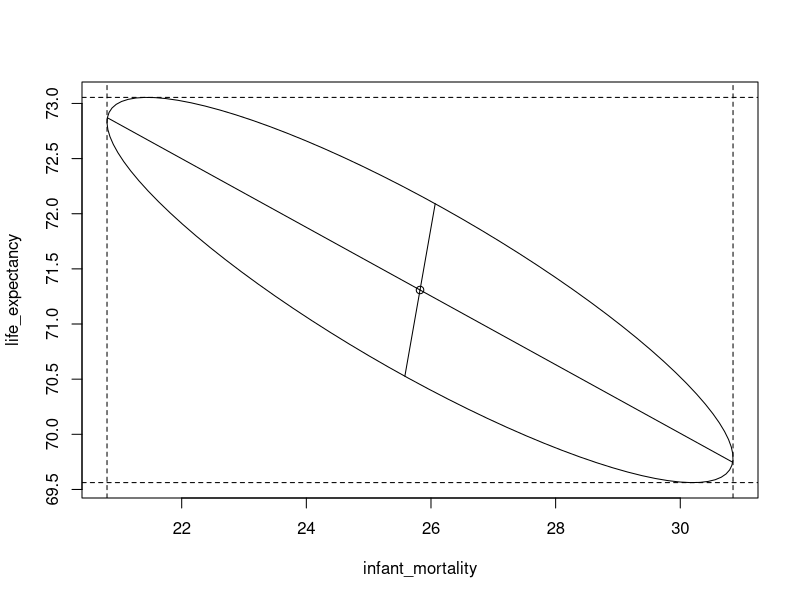
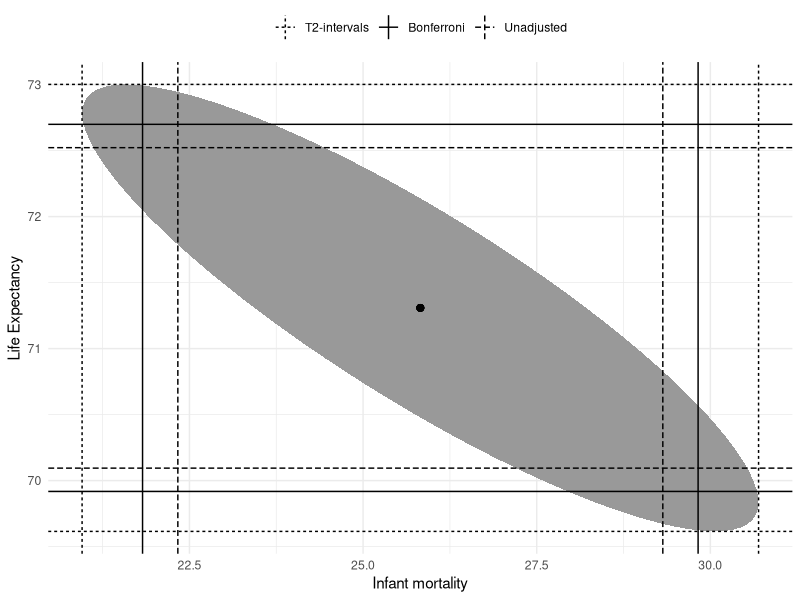
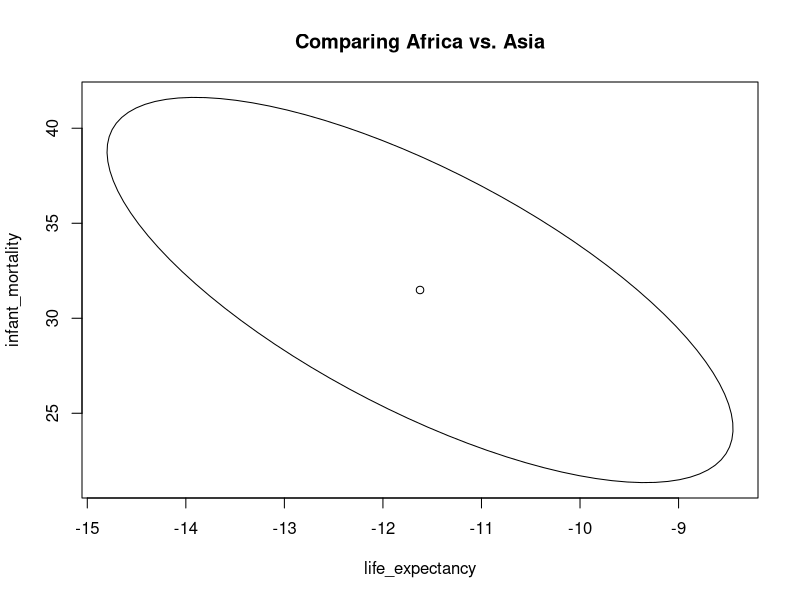
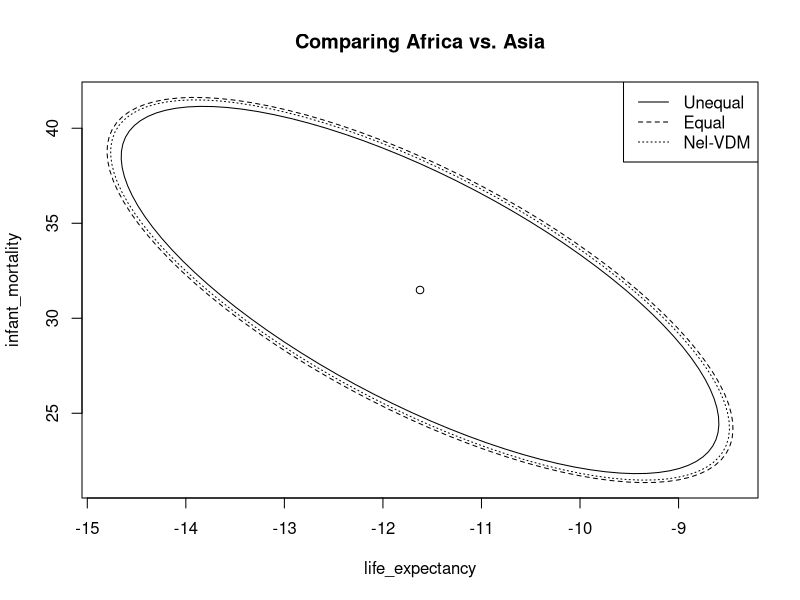

Here is the R script that generated these plots, in order:
## ---- chunk 1
knitr::opts_chunk$set(cache=TRUE)
## ---- chunk 2
library(dslabs)
library(tidyverse)

dataset <- filter(gapminder, year == 2012, 
                  !is.na(infant_mortality))

dataset <- dataset[,c("infant_mortality",
                      "life_expectancy",
                      "fertility")]
dataset <- as.matrix(dataset)
## ---- chunk 3
dim(dataset)
## ---- chunk 4
# Assume we know Sigma
Sigma <- matrix(c(555, -170, 30, -170, 65, -10, 
                  30, -10, 2), ncol = 3)

mu_hat <- colMeans(dataset) 
mu_hat
## ---- chunk 5
# Test mu = mu_0
mu_0 <- c(25, 50, 3)
test_statistic <- nrow(dataset) * t(mu_hat - mu_0) %*% 
  solve(Sigma) %*% (mu_hat - mu_0)

c(drop(test_statistic), qchisq(0.95, df = 3))

drop(test_statistic) > qchisq(0.95, df = 3)
## ---- chunk 6
n <- nrow(dataset); p <- ncol(dataset)

# Test mu = mu_0
mu_0 <- c(25, 50, 3)
test_statistic <- n * t(mu_hat - mu_0) %*% 
  solve(cov(dataset)) %*% (mu_hat - mu_0)

critical_val <- (n - 1)*p*qf(0.95, df1 = p,
                             df2 = n - p)/(n-p)
## ---- chunk 7
c(drop(test_statistic), critical_val)

drop(test_statistic) > critical_val
## ---- chunk 8
n <- nrow(dataset); p <- ncol(dataset)

# Test mu = mu_0
mu_0 <- c(25, 50, 3)
test_statistic <- n * t(mu_hat - mu_0) %*% 
  solve(cov(dataset)) %*% (mu_hat - mu_0)

critical_val <- (n - 1)*p*qf(0.95, df1 = p,
                             df2 = n - p)/(n-p)
sample_cov <- diag(cov(dataset))

cbind(mu_hat - sqrt(critical_val*
                      sample_cov/n),
      mu_hat + sqrt(critical_val*
                      sample_cov/n))
## ---- chunk 9
U <- matrix(c(1, 0, 0,
              0, 1, 0), 
            ncol = 2)
R <- n*solve(t(U) %*% cov(dataset) %*% U)
transf <- chol(R)
## ---- chunk 10
# First create a circle of radius c
theta_vect <- seq(0, 2*pi, length.out = 100)
circle <- sqrt(critical_val) * cbind(cos(theta_vect), sin(theta_vect))
# Then turn into ellipse
ellipse <- circle %*% t(solve(transf)) + 
  matrix(mu_hat[1:2], ncol = 2, 
         nrow = nrow(circle), 
         byrow = TRUE)
## ---- chunk 11
# Eigendecomposition
decomp <- eigen(t(U) %*% cov(dataset) %*% U)
first <- sqrt(decomp$values[1]) *
  decomp$vectors[,1] * sqrt(critical_val)
second <- sqrt(decomp$values[2]) * 
  decomp$vectors[,2] * sqrt(critical_val)
## ---- chunk 12
plot(ellipse, type = 'l',
     xlab = colnames(dataset)[1],
     ylab = colnames(dataset)[2])
lines(x = c(0 + mu_hat[1], first[1]/sqrt(n) + mu_hat[1]),
      y = c(0 + mu_hat[2], first[2]/sqrt(n) + mu_hat[2]))
lines(x = c(0 + mu_hat[1], -first[1]/sqrt(n) + mu_hat[1]),
      y = c(0 + mu_hat[2], -first[2]/sqrt(n) + mu_hat[2]))
lines(x = c(0 + mu_hat[1], second[1]/sqrt(n) + mu_hat[1]),
      y = c(0 + mu_hat[2], second[2]/sqrt(n) + mu_hat[2]))
lines(x = c(0 + mu_hat[1], -second[1]/sqrt(n) + mu_hat[1]),
      y = c(0 + mu_hat[2], -second[2]/sqrt(n) + mu_hat[2]))
points(x = mu_hat[1],
       y = mu_hat[2])

# Add 1d projections
axis_proj <- cbind(mu_hat - sqrt(critical_val*
                                   sample_cov/n),
                   mu_hat + sqrt(critical_val*
                                   sample_cov/n))
abline(v = axis_proj[1,], lty = 2)
abline(h = axis_proj[2,], lty = 2)
## ---- chunk 13
# Let's focus on only two variables
dataset <- dataset[,c("infant_mortality",
                      "life_expectancy")]

n <- nrow(dataset); p <- ncol(dataset)
## ---- chunk 14
alpha <- 0.05
mu_hat <- colMeans(dataset) 
sample_cov <- diag(cov(dataset))

# Simultaneous CIs
critical_val <- (n - 1)*p*qf(1-0.5*alpha, df1 = p,
                             df2 = n - p)/(n-p)

simul_ci <- cbind(mu_hat - sqrt(critical_val*
                                  sample_cov/n),
                  mu_hat + sqrt(critical_val*
                                  sample_cov/n))
## ---- chunk 15
# Univariate without correction
univ_ci <- cbind(mu_hat - qt(1-0.5*alpha, n - 1) *
                   sqrt(sample_cov/n),
                 mu_hat + qt(1-0.5*alpha, n - 1) *
                   sqrt(sample_cov/n))
## ---- chunk 16
# Bonferroni adjustment
bonf_ci <- cbind(mu_hat - qt(1-0.5*alpha/p, n - 1) *
                   sqrt(sample_cov/n),
                 mu_hat + qt(1-0.5*alpha/p, n - 1) *
                   sqrt(sample_cov/n))
## ---- chunk 17
simul_ci
univ_ci
bonf_ci
## ---- chunk 18
transf_mat <- solve(chol(solve(cov(dataset)/n)))
# First create a circle of radius c
theta_vect <- seq(0, 2*pi, length.out = 100)
circle <- sqrt(critical_val) * cbind(cos(theta_vect), sin(theta_vect))
ellipse1 <- circle %*% t(transf_mat)
ellipse2 <- t(apply(ellipse1, 1, function(row) row + mu_hat))
colnames(ellipse2) <- c("X", "Y")

data_ellipse <- data.frame(ellipse2)

bind_rows(
  data.frame(t(simul_ci)) %>% mutate(type = 'T2-intervals'),
  data.frame(t(univ_ci)) %>% mutate(type = 'Unadjusted'),
  data.frame(t(bonf_ci)) %>% mutate(type = 'Bonferroni')
  ) %>% 
  ggplot() +
  geom_polygon(data = data_ellipse,
               aes(X, Y),
               fill = 'grey60')+
  geom_vline(aes(xintercept = infant_mortality,
                 linetype = type)) +
  geom_hline(aes(yintercept = life_expectancy,
                 linetype = type)) +
  theme_minimal() +
  geom_point(x = mu_hat[1],
             y = mu_hat[2],
             size = 2) +
  xlab("Infant mortality") +
  ylab("Life Expectancy") +
  theme(legend.position = "top",
        legend.title=element_blank()) +
  scale_linetype_discrete(breaks = c('T2-intervals',
                                     'Bonferroni',
                                     'Unadjusted'))
## ---- chunk 19
dataset1 <- gapminder %>% 
  filter(year == 2012, 
         continent == "Africa",
         !is.na(infant_mortality)) %>% 
  select(life_expectancy, infant_mortality) %>% 
  as.matrix()
dim(dataset1)

dataset2 <- gapminder %>% 
  filter(year == 2012, 
         continent == "Asia",
         !is.na(infant_mortality)) %>% 
  select(life_expectancy, infant_mortality) %>% 
  as.matrix()
dim(dataset2)

n1 <- nrow(dataset1); n2 <- nrow(dataset2)
p <- ncol(dataset1)
## ---- chunk 20
(mu_hat1 <- colMeans(dataset1))
(mu_hat2 <- colMeans(dataset2))

(S1 <- cov(dataset1))
(S2 <- cov(dataset2))

# Even though it doesn't look reasonable
# We will assume equal covariance for now
## ---- chunk 21
mu_hat_diff <- mu_hat1 - mu_hat2

S_pool <- ((n1 - 1)*S1 + (n2 - 1)*S2)/(n1+n2-2)

test_statistic <- t(mu_hat_diff) %*% 
  solve((n1^-1 + n2^-1)*S_pool) %*% mu_hat_diff

const <- (n1 + n2 - 2)*p/(n1 + n2 - p - 2)
critical_val <- const * qf(0.95, df1 = p,
                           df2 = n1 + n2 - p - 2)

drop(test_statistic) > critical_val
## ---- chunk 22
R <- solve((n1^-1 + n2^-1)*S_pool)
transf <- chol(R)

# First create a circle of radius c
theta_vect <- seq(0, 2*pi, length.out = 100)
circle <- sqrt(critical_val) * cbind(cos(theta_vect), sin(theta_vect))
# Then turn into ellipse
ellipse1 <- circle %*% t(solve(transf)) + 
  matrix(mu_hat_diff, ncol = p, 
         nrow = nrow(circle), 
         byrow = TRUE)

plot(ellipse1, type = 'l',
     xlab = colnames(dataset1)[1],
     ylab = colnames(dataset1)[2],
     main = "Comparing Africa vs. Asia")
points(x = mu_hat_diff[1],
       y = mu_hat_diff[2])
## ---- chunk 23
test_statistic <- t(mu_hat_diff) %*% 
  solve(n1^-1*S1 + n2^-1*S2) %*% mu_hat_diff

critical_val <- qchisq(0.95, df = p)

drop(test_statistic) > critical_val
## ---- chunk 24
R <- solve(n1^-1*S1 + n2^-1*S2)
transf <- chol(R)

# First create a circle of radius c
theta_vect <- seq(0, 2*pi, length.out = 100)
circle <- sqrt(critical_val) * cbind(cos(theta_vect), sin(theta_vect))
# Then turn into ellipse
ellipse2 <- circle %*% t(solve(transf)) + 
  matrix(mu_hat_diff, ncol = p, 
         nrow = nrow(circle), 
         byrow = TRUE)
## ---- chunk 25
W1 <- S1 %*% solve(n1^-1*S1 + n2^-1*S2)/n1
W2 <- S2 %*% solve(n1^-1*S1 + n2^-1*S2)/n2

trace_square <- sum(diag(W1%*%W1))/n1 + 
  sum(diag(W2%*%W2))/n2
square_trace <- sum(diag(W1))^2/n1 + 
  sum(diag(W2))^2/n2

(nu <- (p + p^2)/(trace_square + square_trace))
## ---- chunk 26
const <- nu*p/(nu - p - 1)
critical_val <- const * qf(0.95, df1 = p,
                           df2 = nu - p - 1)

drop(test_statistic) > critical_val
## ---- chunk 27
# First create a circle of radius c
theta_vect <- seq(0, 2*pi, length.out = 100)
circle <- sqrt(critical_val) * cbind(cos(theta_vect), sin(theta_vect))
# Then turn into ellipse
ellipse3 <- circle %*% t(solve(transf)) + 
  matrix(mu_hat_diff, ncol = p, 
         nrow = nrow(circle), 
         byrow = TRUE)

xlim <- range(c(ellipse1[,1], 
                ellipse2[,1],
                ellipse3[,1]))
ylim <- range(c(ellipse1[,2], 
                ellipse2[,2],
                ellipse3[,2]))

plot(ellipse2, type = 'l',
     xlab = colnames(dataset1)[1],
     ylab = colnames(dataset1)[2],
     xlim = xlim, ylim = ylim,
     main = "Comparing Africa vs. Asia")
points(x = mu_hat_diff[1],
       y = mu_hat_diff[2])
lines(ellipse1, lty = 2)
lines(ellipse3, lty = 3)
legend('topright', legend = c("Unequal", "Equal", "Nel-VDM"), lty = 1:3)
